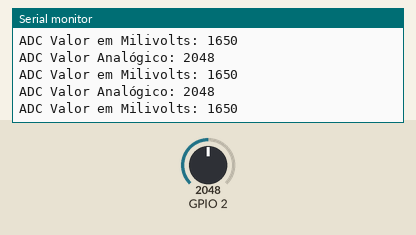
A sketch run on a simulated ESP32. On the bench: the last lines printed to the serial monitor. The test bench sets the inputs (shaded band); at power-on: GPIO 2 = 2048 (analog values on the 0–4095 scale).

Above: at 1.2 s.
1.3 s: GPIO 2 set to 2866
At 1.31 s:
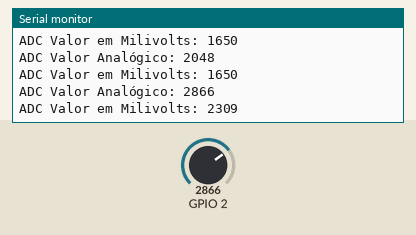
2.8 s: GPIO 2 set to 3603
At 3.42 s:
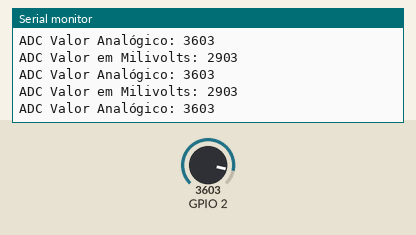
Timing chart, 0 to 5.8 s (numbered marks = the images above; inputs shaded):
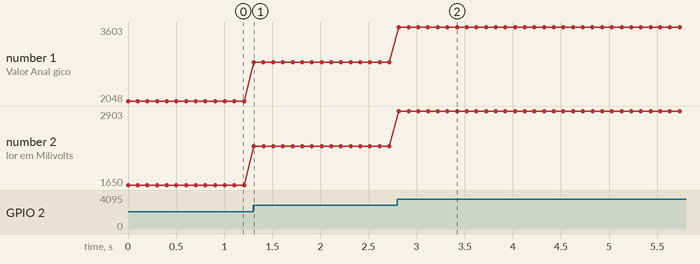

The sketch:

adc.ino
```cpp
/*
Exemplo de leitura do ADC do ESP32
Descrição: Leitura do ADC do ESP32 e impressão o valor lido no monitor serial


Autor: Davi C. Menez
*/

//Mapa dos Pinos
#define LED_VERMELHO 14 //LED Vermelho
#define LED_VERDE 13 //LED Verde
#define LED_AZUL 12 //LED Azul
#define BOTAO_1 7 //Pino de conexão do botão 1
#define BOTAO_2 6 //Pino de conexão do botão 2
#define BOTAO_3 5 //Pino de conexão do botão 3
#define BOTAO_4 4 //Pino de conexão do botão 4
#define BOTAO_5 3 //Pino de conexão do botão 5
#define BOTAO_6 2 //Pino de conexão do botão 6
#define BUZZER 17 //Pino do buzzer

void setup() {
  Serial.begin(115200); //Inicia a Serial para impressão dos valores lidos
  analogReadResolution(12); //Configurando a faixa de 12 bits
  //analogSetAttenuation(adc_attenuation_t::ADC_2_5db);
}

void loop() {
  int analogValue = analogRead(2);
  int analogVolts = analogReadMilliVolts(2);

  //Imprime os valores de leitura
  Serial.printf("ADC Valor Analógico: %d\n", analogValue);
  Serial.printf("ADC Valor em Milivolts: %d\n", analogVolts);

  delay(100);
}
```

Measured:
- after the input at 1.3 s, the serial monitor: prints a new line at once (image 1)
- after the input at 2.8 s, the serial monitor: prints a new line at once (image 2)
- plotted number 1: 2048 → 2866 after the input at 1.3 s, 2866 → 3603 after the input at 2.8 s
- plotted number 2: 1650 → 2309 after the input at 1.3 s, 2309 → 2903 after the input at 2.8 s
